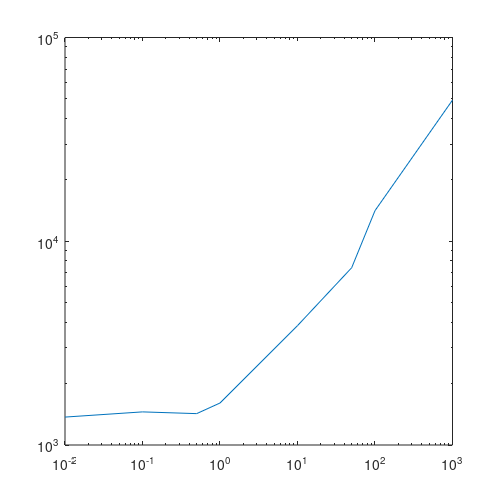

Source code (MATLAB): (Note: this script raises an error after producing the figure.)
load('analysis/TetR-batch.mat');

Ara_uM = [1000 100 50 10 1 0.5 0.1 0];
ZeroOnLog_Ara_uM = [1000 100 50 10 1 0.5 0.1 0.01];
n_conditions = numel(Ara_uM);

% GFP input, RFP output
GFP_means = nan(n_conditions,1);
GFP_stds = GFP_means; RFP_means = GFP_means; RFP_stds = GFP_means; 
for i=1:n_conditions
    GFP_means(i) = results{i}.means(1);
    GFP_stds(i) = results{i}.stds(1);
    RFP_means(i) = results{i}.means(2);
    RFP_stds(i) = results{i}.stds(2);
end


% Plot induction curve
h = figure('PaperPosition',[1 1 5 5]);
loglog(ZeroOnLog_Ara_uM, GFP_means,'-'); hold on;
LU = geo_error_bars(GFP_means',GFP_stds');
errorbar(ZeroOnLog_Ara_uM, GFP_means, LU(1,:), LU(2,:));
xlim([0.007, 2e3]); ylim([3e2 2e5]);
ZeroOnLog(ZeroOnLog_Ara_uM(end),0.03);
xlabel('L-arabinose (uM)');
ylabel('GFP (MEFL)');
title('pBAD induction');
outputfig(h,'pBAD_induction','plots');

% Plot inverter curve
h = figure('PaperPosition',[1 1 5 5]);
loglog(GFP_means, RFP_means,'-'); hold on;
LU = geo_error_bars(RFP_means',RFP_stds');
errorbar(GFP_means, RFP_means, LU(1,:), LU(2,:));
xlabel('Input (MEFL)');
xlim([1e3 1e5]); ylim([2e1 3e3]);
ylabel('Output (MEFL)');
title('TetR inverter');
outputfig(h,'TetR_inverter','plots');

%%%%%%%%%%%%%%%%%%%%%%%%%%%%%%%%%%%%%
% Compute and plot SNR
h = figure('PaperPosition',[1 1 6 4]);
semilogx(results{1}.bincenters,results{1}.bincounts(:,1)./max(results{1}.bincounts(:,1)),'r-'); hold on;
semilogx(results{end}.bincenters,results{end}.bincounts(:,1)./max(results{end}.bincounts(:,1)),'b-');
autofluorescence_boundary = 2*getStdERF(get_autofluorescence_model(CM,1));
plot([autofluorescence_boundary autofluorescence_boundary],[0 2],'k--');
legend('Ara High','Ara Low','AF Limit');
xlim([1e2 1e6]); ylim([0 1.1]);
xlabel('GFP (MEFL)'); ylabel('Normalized Density');
title('pBAD induction plus/minus');
outputfig(h','pBAD_induction_plusminus','plots');

pBAD_SNR = SNR(results{1}.means(1),results{end}.means(1),results{1}.stds(1),results{end}.stds(1))
%    5.7252 dB

h = figure('PaperPosition',[1 1 6 4]);
semilogx(results{1}.bincenters,results{1}.bincounts(:,2)./max(results{1}.bincounts(:,2)),'r-'); hold on;
semilogx(results{end}.bincenters,results{end}.bincounts(:,2)./max(results{end}.bincounts(:,2)),'b-');
autofluorescence_boundary = 2*getStdERF(get_autofluorescence_model(CM,2));
plot([autofluorescence_boundary autofluorescence_boundary],[0 2],'k--');
legend('Location','NorthWest','TetR High','TetR Low','AF Limit');
xlim([1e0 1e4]); ylim([0 1.1]);
xlabel('RFP (MEFL)'); ylabel('Normalized Density');
title('TetR inverter plus/minus');
outputfig(h','TetR_induction_plusminus','plots');

TetR_SNR = SNR(results{1}.means(2),results{end}.means(2),results{1}.stds(2),results{end}.stds(2))
%    -0.0132 dB

%%%%%%%%%%%%%%%%%%%%
% Example of geometric vs. arithmetic statistics
arithmetic_mean = wmean(results{1}.bincenters,results{1}.bincounts(:,2)');
arithmetic_std = wstd(results{1}.bincenters,results{1}.bincounts(:,2)');
geometric_mean = geomean(results{1}.bincenters,results{1}.bincounts(:,2)');
geometric_std = geostd(results{1}.bincenters,results{1}.bincounts(:,2)');

% compute distribution functions
arithmetic_distribution = gmdistribution(arithmetic_mean,arithmetic_std^2,1);
% Note: gmdistribution's second argument is variance (i.e., std.dev.^2)
geometric_distribution = gmdistribution(log10(geometric_mean),log10(geometric_std)^2,1);
arithmetic_pdf = pdf(arithmetic_distribution,results{1}.bincenters');
geometric_pdf = pdf(geometric_distribution,log10(results{1}.bincenters'));

h = figure('PaperPosition',[1 1 6 4]);
semilogx(results{1}.bincenters,results{1}.bincounts(:,2)./max(results{1}.bincounts(:,2)),'k-'); hold on;
plot(results{1}.bincenters,geometric_pdf./max(geometric_pdf),'b--');
plot(results{1}.bincenters,arithmetic_pdf./max(arithmetic_pdf),'r--');
legend('TetR High','Geometric Fit','Arithmetic Fit');
xlim([1e0 1e4]); ylim([0 1.1]);
xlabel('RFP (MEFL)'); ylabel('Normalized Density');
title('TetR statistics comparison');
outputfig(h','statistics_comparison_TetR','plots');

